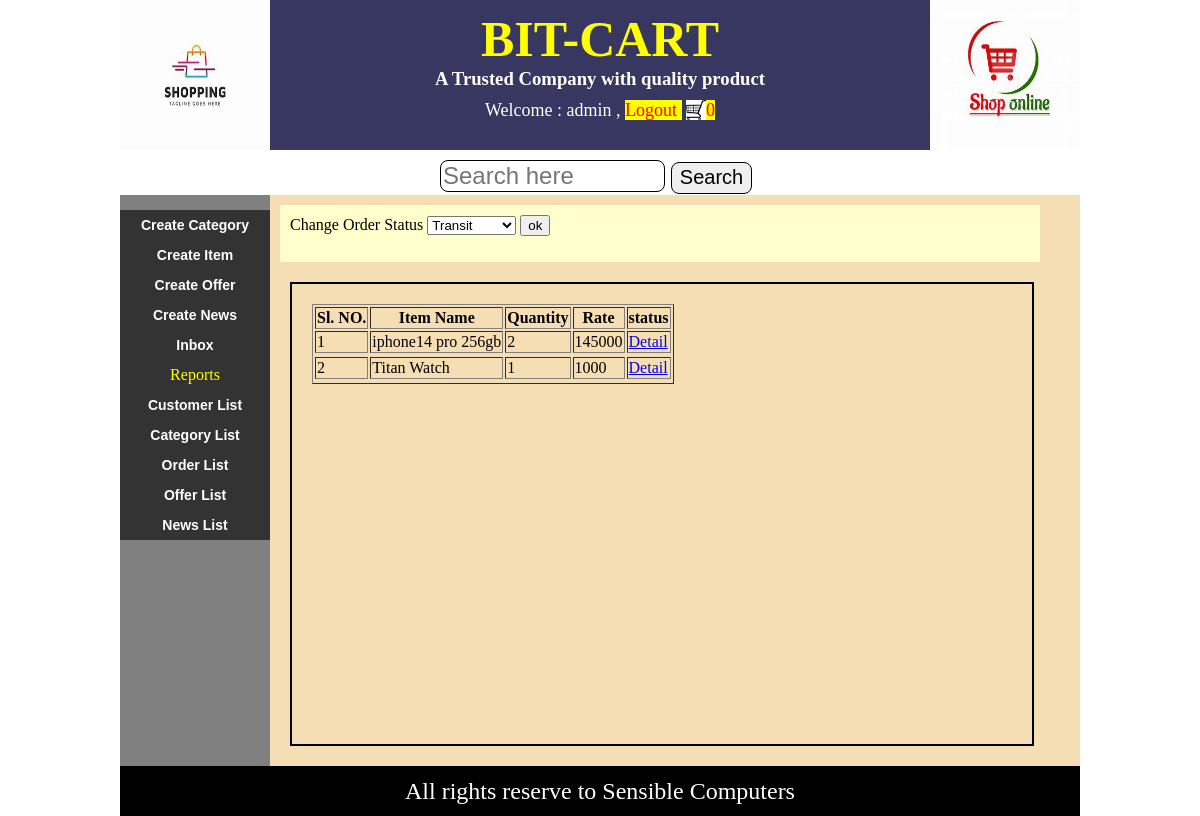
Screenshot of /displayOredrDetailForAdmin.php?id=60 (signed in) with the database file from the repository.
### tables this page shows
CREATE TABLE `order_detail` (
  `order_det_id` int(11) NOT NULL,
  `item_id` int(11) NOT NULL,
  `item_quantity` int(11) NOT NULL,
  `item_rate` float NOT NULL,
  `order_ref_id` int(11) NOT NULL
);

CREATE TABLE `item_info` (
  `item_id` int(11) NOT NULL,
  `item_name` varchar(30) NOT NULL,
  `item_detail` text NOT NULL,
  `image_path` text NOT NULL,
  `parent_category` int(11) NOT NULL,
  `item_rate` float NOT NULL,
  `item_discount` float NOT NULL,
  `reg_date` date NOT NULL
);

### displayOredrDetailForAdmin.php (the view, shortened to what this page needs)
<?php @session_start();
  if(isset($_SESSION["uname"]) && $_SESSION["utype"]='admin')
{
  include("header.php");
?>
<div id="content">
<div id="leftSide">
<?php
  include("adminMenu.php");
?>
</div>
<?php
$id=$_REQUEST["id"];
?>
<div id="rightSide">
  <div id="orderstatus">
<form action="updateOrderstatus.php" method="get">
Change Order Status
<select name="cmdOrdrstatus" id="">
<option>Transit</option>
</select>
<input type="submit" value="ok">
</form>
</div>
<?php
include("dbconnect.php");
$rsorder=mysqli_query($con,"select * from order_detail,item_info where order_detail.item_id=item_info.item_id and order_ref_id='$id' ") or die("error");
echo("<div id='mylist'>");
echo("<table border='1'>");
echo("<tr>");
echo("<th>Sl. NO.</th>");
echo("<th>Item Name</th>");
echo("<th>Quantity</th>");
echo("<th>Rate</th>");
echo("<th>status</th>");
echo("</tr>");
$cnt=0;
while($row=mysqli_fetch_array($rsorder))
{
  $cnt++;
  $id=$row["order_det_id"];
  echo("<tr>");
  echo("<td>");
  echo($cnt);
  echo("</td>");
  echo("<td>");
  echo($row["item_name"]);
  echo("</td>");
  echo("<td>");
  echo($row["item_quantity"]);
  echo("</td>");
  echo("<td>");
  echo($row["item_rate"]);
  echo("</td>");
  echo("<td>");
  echo("<a href='displayOredrDetailForAdmin.php?id=$id'>Detail</a>");
  echo("</td>");
  echo("<tr>");
}
echo("</table>");
echo("</div>");
?>
</div>
</div>
<?php
  include("footer.php");
}
else
{
  header("location:loginForm.php");
}
?>

### css/style.css (style rules this page uses)
body { margin: 0px; padding: 0px; }
#content { min-height: 450px; background-color: rgb(207, 201, 188); margin-top: 5px; }
#leftSide { min-height: 450px; background-color: gray; width: 150px; display: table-cell; }
#rightSide { min-height: 450px; background-color: wheat; width: 810px; display: table-cell; }
#mylist { margin: 20px; padding: 20px; border: 2px solid black; width: 700px; height: 420px; overflow: scroll; }

### displayOredrDetailForAdmin.php (style rules this page uses)
#orderstatus { width: 740px; margin: 10px; padding: 10px; background-color: #ffc; }

### rows the page displays
order_detail: item.item_name "iphone14 pro 256gb", item_quantity "2", item.item_rate "145000"
order_detail: item.item_name "Titan Watch", item_quantity "1", item.item_rate "1000"

### other values shown
$_SESSION["uname"] "admin"
$cnt "0"
